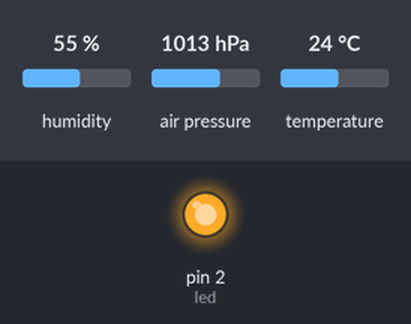
Recording of a sketch running on a simulated Arduino Uno, built with avr-gcc and run on an emulated ATmega328P. On the bench: output pins drawn as LEDs (lit = HIGH). The test bench sets the inputs (shaded band); at power-on: humidity 55 %, air pressure 1013 hPa, temperature 24 °C. The local clock reads 2024-03-15 10:24:30 at power-on unless the sketch sets it; storage starts empty; what the sketch prints to the serial monitor is not drawn.

Above: at 2.5 s.
At 7.5 s:
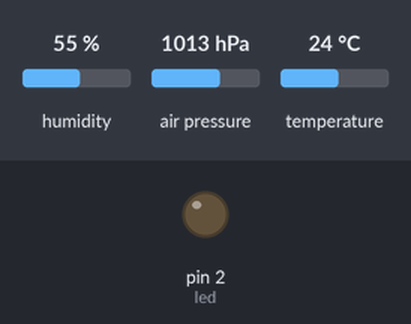
Timing chart, 0 to 15.0 s (numbered marks = the images above):
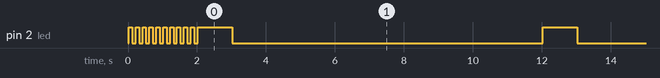

The sketch:

delay_30_second.ino
```cpp
/*
Combining date logger and BME 280 chip. This should get and log data
TODO need to get the LED to stop when card is pulled out.
*/

#include <SPI.h>
#include <SD.h>
#include <Wire.h>
#include <SPI.h>
#include <Adafruit_Sensor.h>
#include <Adafruit_BME280.h>
#include "RTClib.h"

#define BME_SCK 7
#define BME_MISO 6
#define BME_MOSI 5
#define BME_CS 4
//Change this for accurate altitude readings. Comment out for no alitutde
#define SEALEVELPRESSURE_HPA (1013.25)

int n = 0;
int led = 2;
const int chipSelect = 10; // for datalogger
RTC_DS1307 rtc; //for time information
char daysOfTheWeek[7][12] = {"Sunday", "Monday", "Tuesday", "Wednesday", "Thursday", "Friday", "Saturday"};
Adafruit_BME280 bme(BME_CS, BME_MOSI, BME_MISO, BME_SCK); // software SPI for BME

//char fileName[12]; // Used for file name later
//File dataFile;
//DateTime now = rtc.now(); //For time Logging
//sprintf(fileName,"%04u%02u%02u_%02u%02u%02u",now.year(), now.month(), now.day(), now.hour(),now.minute(),now.second());


//TODO get ride of the Serial printing stuff on final design
//TODO better implement the date and time methods
//Maybe find better way of setting up the file system
//TODO add light to show if it is working
void setup() {
  pinMode(led, OUTPUT); // Set LED pin
  // Open serial communications and wait for port to open:
  Serial.begin(9600);
  bool status;
  status = bme.begin();

  // Make sure everything is working
  if (!status) {
    Serial.println("Could not find a valid BME280 sensor, check wiring!");
    while(1);
  }
  if (! rtc.begin()) {
    Serial.println("Couldn't find RTC");
    while(1);
  }
  if (! rtc.isrunning()) {
    Serial.println("RTC is NOT running!");
    while(1);
  }

  // see if the card is present and can be initialized:
  if (!SD.begin(chipSelect)) {
    Serial.println("Card failed, or not present");
    while(1);
    // don't do anything more:
  }
  Serial.println("card initialized.");

  for (int i = 0; i < 10; i++) {
    digitalWrite(led, HIGH);
    delay(100);
    digitalWrite(led, LOW);
    delay(100);
  }
}

//Create the correct file

void loop() {

  // 10 second delay in readings.
  digitalWrite(led, HIGH);
  delay (1000); // keep LED on for one second before turning off
  digitalWrite(led, LOW);
  delay(9000);
  n+=1;

  //change '3' to other number for more or less time delay. Increments by ten each time
  if (n>=3){

    n=0;
    // make a string for assembling the data to log:
    DateTime now = rtc.now(); //For time Logging
    String dataString = "";

    char dateTimeString[40];
    sprintf(dateTimeString, "%04d%02d%02d_%02d%02d%02d", now.year(), now.month(), now.day(),
            now.hour(), now.minute(), now.second());

    dataString += dateTimeString;
    dataString += ",";
    dataString += String(bme.readTemperature());
    dataString += ",";
    dataString += String(bme.readPressure() / 100.0F);
    dataString += ",";
    dataString += String(bme.readHumidity());


    // open the file. note that only one file can be open at a time,
    // close this one before opening another.
    // File dataFile = SD.open("datalog.txt", FILE_WRITE); // This creates the file object
    // if the file is available, write to it:

    File dataFile = SD.open("Datalog.txt", FILE_WRITE);

    if (dataFile) {
      dataFile.println(dataString);
      dataFile.close();
      Serial.println(dataString); // mainly for testing
    }
    // if the file isn't open, pop up an error:
    // No idea why this part doesn't work correctly.
    else {
      for (int i = 0; i < 5; i++) {
        digitalWrite(led, HIGH);
        delay(100);
        digitalWrite(led, LOW);
        delay(100);
      }
      Serial.println("error opening file");
    }
  }
}
```

Measured:
- by itself, pin 2 (led): goes 9 × (LOW 0.10 s, HIGH 0.10 s), LOW 0.10 s, 12 × (HIGH 1.0 s, LOW 9.0 s), HIGH 1.0 s, then LOW
